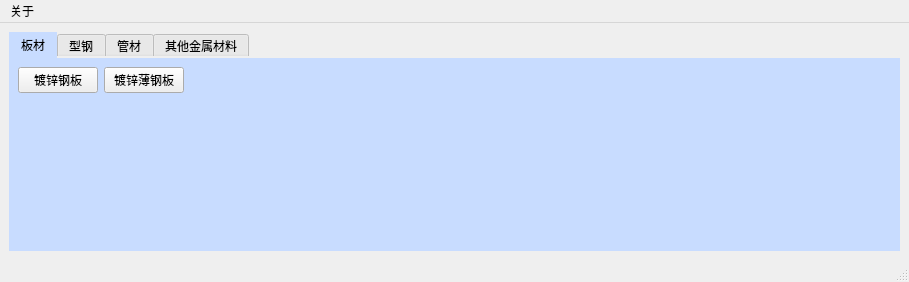
<?xml version="1.0" encoding="UTF-8"?>
<ui version="4.0">
 <class>MainWindow</class>
 <widget class="QMainWindow" name="MainWindow">
  <property name="geometry">
   <rect>
    <x>0</x>
    <y>0</y>
    <width>909</width>
    <height>282</height>
   </rect>
  </property>
  <property name="windowTitle">
   <string>material_convert</string>
  </property>
  <property name="styleSheet">
   <string notr="true"/>
  </property>
  <widget class="QWidget" name="centralwidget">
   <property name="styleSheet">
    <string notr="true">QTabWidget::pane{background-color: rgb();}</string>
   </property>
   <layout class="QHBoxLayout" name="horizontalLayout_2">
    <item>
     <widget class="QTabWidget" name="tabWidget">
      <property name="autoFillBackground">
       <bool>false</bool>
      </property>
      <property name="styleSheet">
       <string notr="true">QTabBar::tab::selected{background-color:#c8dcff;}
#tab_1{background-color:#c8dcff;}
#tab_2{background-color:#c8dcff;}
#tab_3{background-color:#c8dcff;}
#tab_4{background-color:#c8dcff;}
#tab_5{background-color:#c8dcff;}</string>
      </property>
      <property name="tabShape">
       <enum>QTabWidget::Rounded</enum>
      </property>
      <property name="currentIndex">
       <number>0</number>
      </property>
      <property name="tabBarAutoHide">
       <bool>false</bool>
      </property>
      <widget class="QWidget" name="tab_1">
       <property name="styleSheet">
        <string notr="true"/>
       </property>
       <attribute name="title">
        <string notr="true">板材</string>
       </attribute>
       <layout class="QFormLayout" name="formLayout">
        <item row="0" column="0">
         <layout class="QHBoxLayout" name="horizontalLayout_3">
          <item>
           <widget class="QPushButton" name="pushButton_1">
            <property name="palette">
             <palette>
              <active/>
              <inactive/>
              <disabled/>
             </palette>
            </property>
            <property name="text">
             <string>镀锌钢板</string>
            </property>
           </widget>
          </item>
          <item>
           <widget class="QPushButton" name="pushButton_2">
            <property name="text">
             <string>镀锌薄钢板</string>
            </property>
           </widget>
          </item>
         </layout>
        </item>
       </layout>
      </widget>
      <widget class="QWidget" name="tab_2">
       <property name="styleSheet">
        <string notr="true"/>
       </property>
       <attribute name="title">
        <string notr="true">型钢</string>
       </attribute>
       <layout class="QFormLayout" name="formLayout_2">
        <item row="0" column="0">
         <layout class="QHBoxLayout" name="horizontalLayout">
          <item>
           <widget class="QPushButton" name="pushButton_3">
            <property name="text">
             <string>角钢</string>
            </property>
           </widget>
          </item>
          <item>
           <widget class="QPushButton" name="pushButton_4">
            <property name="text">
             <string>槽钢</string>
            </property>
           </widget>
          </item>
          <item>
           <widget class="QPushButton" name="pushButton_5">
            <property name="text">
             <string>镀锌圆钢</string>
            </property>
           </widget>
          </item>
          <item>
           <widget class="QPushButton" name="pushButton_6">
            <property name="text">
             <string>镀锌扁钢</string>
            </property>
           </widget>
          </item>
         </layout>
        </item>
       </layout>
      </widget>
      <widget class="QWidget" name="tab_3">
       <property name="styleSheet">
        <string notr="true"/>
       </property>
       <attribute name="title">
        <string notr="true">管材</string>
       </attribute>
       <layout class="QFormLayout" name="formLayout_3">
        <item row="0" column="0">
         <layout class="QHBoxLayout" name="horizontalLayout_4">
          <item>
           <widget class="QPushButton" name="pushButton_7">
            <property name="text">
             <string>镀锌钢管</string>
            </property>
           </widget>
          </item>
          <item>
           <widget class="QPushButton" name="pushButton_8">
            <property name="text">
             <string>焊接钢管</string>
            </property>
           </widget>
          </item>
          <item>
           <widget class="QPushButton" name="pushButton_9">
            <property name="text">
             <string>不锈钢管</string>
            </property>
           </widget>
          </item>
         </layout>
        </item>
       </layout>
      </widget>
      <widget class="QWidget" name="tab_4">
       <property name="styleSheet">
        <string notr="true"/>
       </property>
       <attribute name="title">
        <string>其他金属材料</string>
       </attribute>
       <widget class="QPushButton" name="pushButton_12">
        <property name="enabled">
         <bool>true</bool>
        </property>
        <property name="geometry">
         <rect>
          <x>210</x>
          <y>10</y>
          <width>93</width>
          <height>28</height>
         </rect>
        </property>
        <property name="text">
         <string>抗震支架</string>
        </property>
       </widget>
       <widget class="QPushButton" name="pushButton_10">
        <property name="geometry">
         <rect>
          <x>10</x>
          <y>10</y>
          <width>93</width>
          <height>28</height>
         </rect>
        </property>
        <property name="text">
         <string>风管附件</string>
        </property>
       </widget>
       <widget class="QPushButton" name="pushButton_11">
        <property name="geometry">
         <rect>
          <x>110</x>
          <y>10</y>
          <width>93</width>
          <height>28</height>
         </rect>
        </property>
        <property name="text">
         <string>桥架</string>
        </property>
       </widget>
      </widget>
     </widget>
    </item>
   </layout>
  </widget>
  <widget class="QMenuBar" name="menubar">
   <property name="geometry">
    <rect>
     <x>0</x>
     <y>0</y>
     <width>909</width>
     <height>26</height>
    </rect>
   </property>
   <widget class="QMenu" name="menu">
    <property name="title">
     <string>关于</string>
    </property>
    <addaction name="action"/>
    <addaction name="actionhelp"/>
   </widget>
   <addaction name="menu"/>
  </widget>
  <widget class="QStatusBar" name="statusbar"/>
  <action name="action">
   <property name="text">
    <string>version</string>
   </property>
  </action>
  <action name="actionhelp">
   <property name="text">
    <string>help</string>
   </property>
  </action>
 </widget>
 <resources/>
 <connections/>
</ui>
